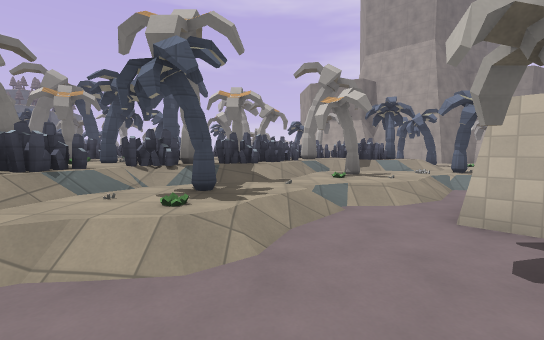
View 1 (above)

24 first-person views from a walk through a Godot game level. The camera is 1.5 m above the floor, tilts 4° down and sees 90° across. The floor is counted in squares, 1.69 m on a side. Each view is taken from the middle of a square. On the plan, view 1 faces up. The plan holds only what a view shows up to about 11 squares ahead; the rest is blank. The place goes on beyond the plan. Characters and animated objects are left out. Some surface patterns are stand-ins.

View 2
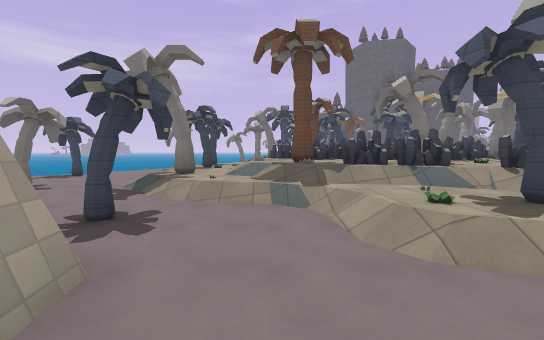

View 3
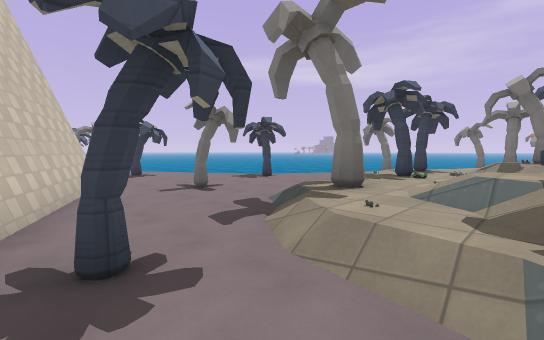

View 4
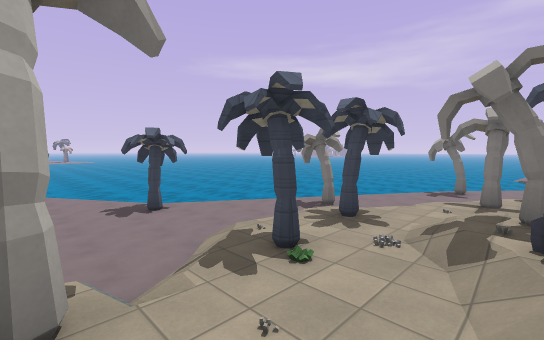

View 5
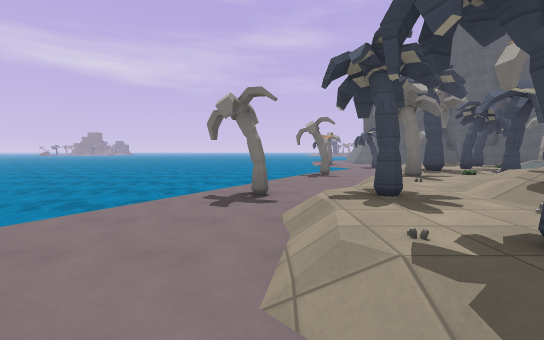

View 6
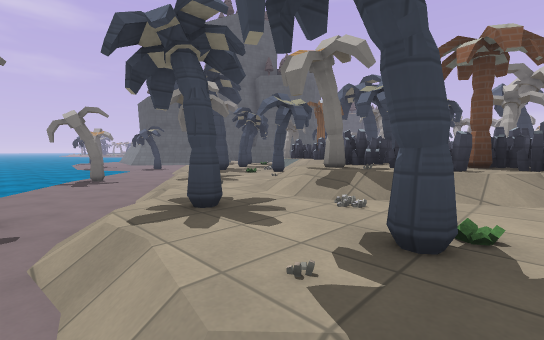

View 7
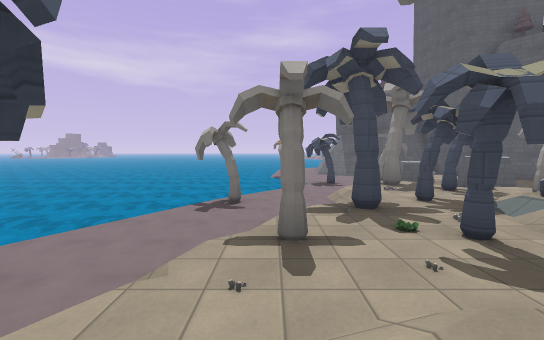

View 8
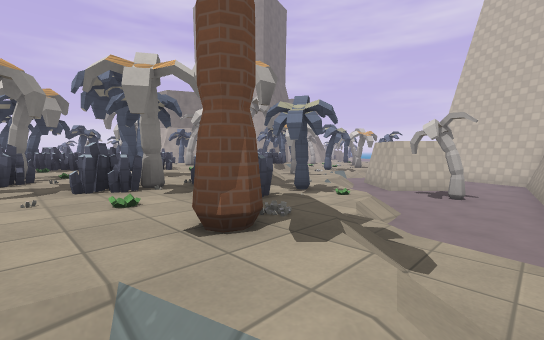

View 9
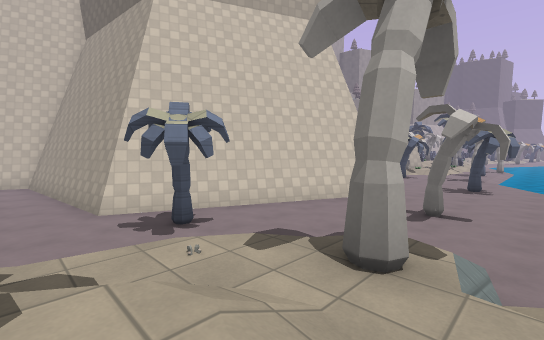

View 10
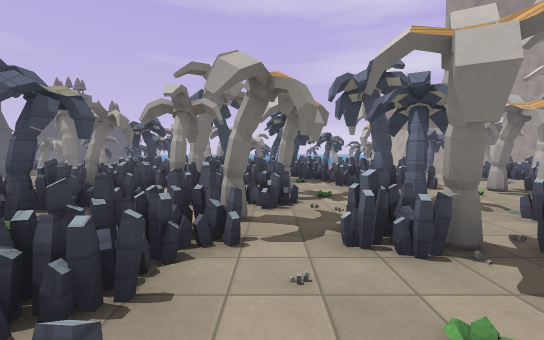

View 11
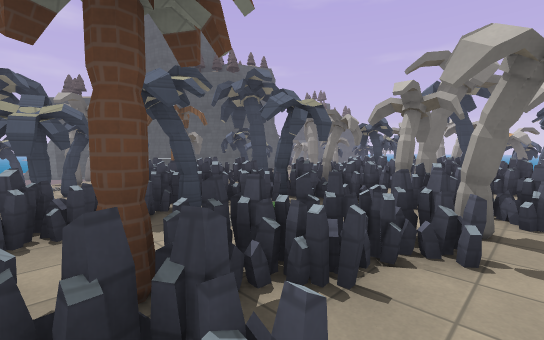

View 12
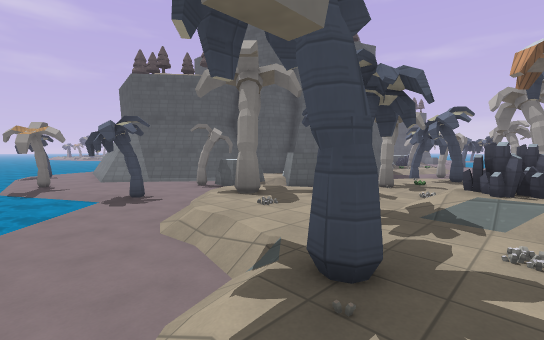

View 13
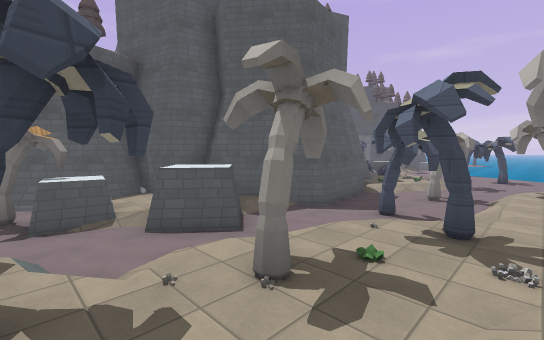

View 14
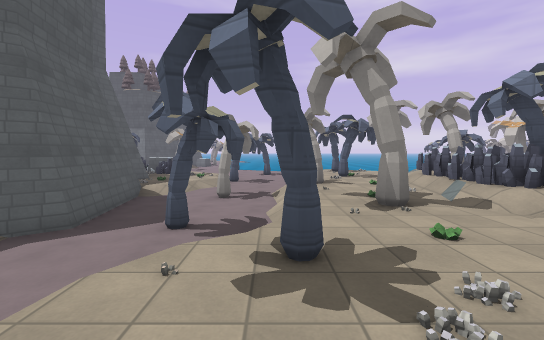

View 15
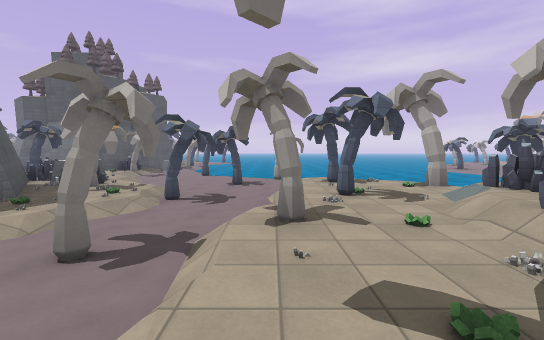

View 16
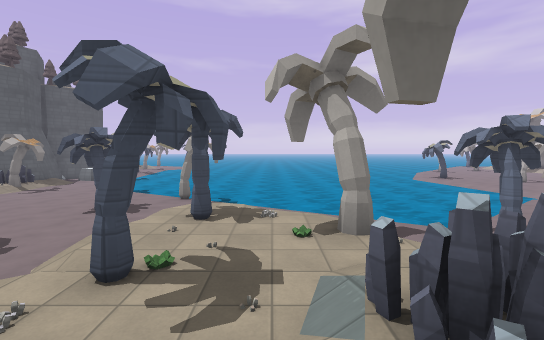

View 17
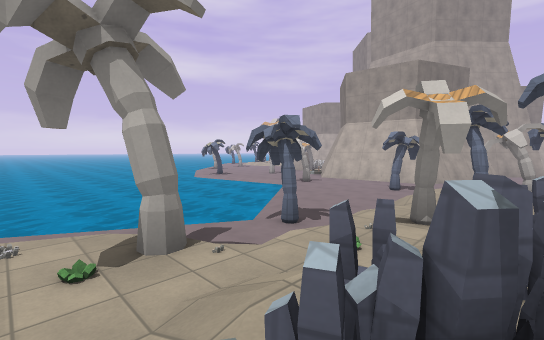

View 18
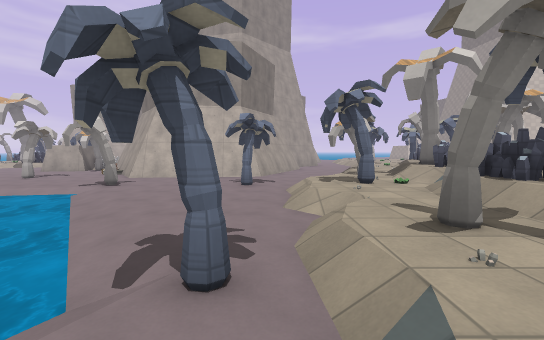

View 19
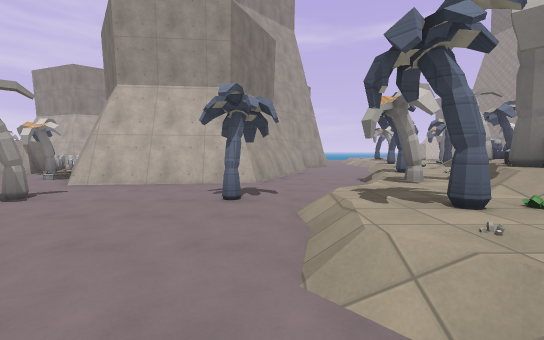

View 20
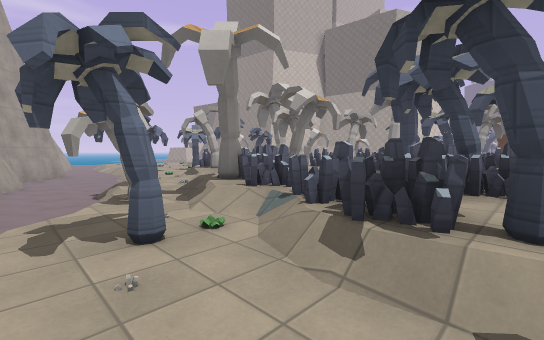

View 21
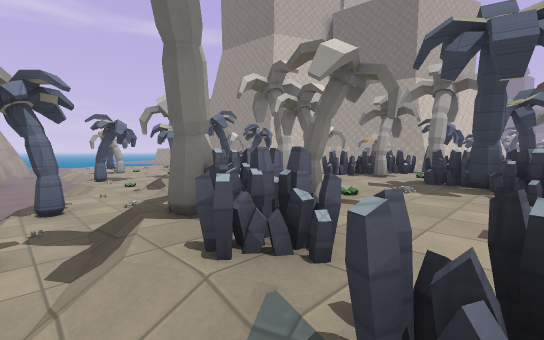

View 22
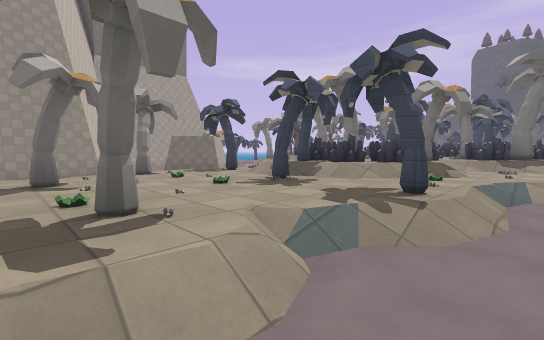

View 23
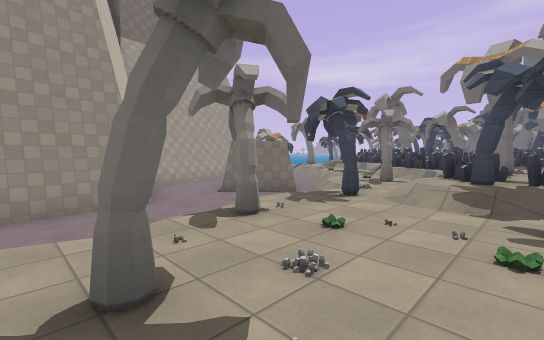

View 24
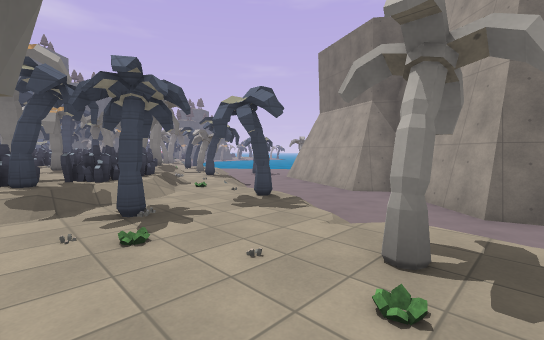

### Floor plan
Key: @ floor where view 1 was taken; # wall or solid block; x gap in a wall; . main floor; : floor 0.5 m higher than the main floor; + floor 1 m higher than the main floor; / step, stairs or slope; = window, fence, low wall or low ledge; ~ water the walk can cross; ≈ water the walk keeps out of; ^ raised ledge; P plant; O other object.
Columns run from 21 left of view 1 to 10 right of it. Each row starts with its distance up from view 1.
 27           ≈≈≈≈       .#.
 26           ≈≈≈≈≈     .....
 25 #... ~≈ ≈≈≈≈≈≈≈≈≈≈~/....O#
 24 #... /~~≈≈≈≈≈≈≈≈≈≈~/...###
 23  ....../~≈≈≈≈≈≈≈≈~~/#.##
 22  /.....#./~≈≈≈≈~~~/...##
 21  :/...#.  /~~≈~~//.....#
 20 #^/ ..../////~~/.......#
 19 #^=//...:#///.#.....#..##
 18 #:/#/#./::P#/...........###
 17 ##:O/..///::/O://:///.....####
 16  #O:/.. /#:///#:::#///.......##
 15   //../#::/=x==#=/P/x/#//.....##
 14   #..#/::P/x ####==x#/:://......
 13   #.../::/=  #  =++=#/::/O:#/.//
 12   #/../:::=# ####++#=+////:::/::
 11  ##/.#/:::/# ###=++O++=#=+/:::#:
 10  #/..//:P/#= =##O=++++==#=/#P:::
  9   #../#:: ##########++#+##/:::::
  8  ### :P// ===#=#====##/////:P:::
  7  =#./#:/##= =#####=#==/#:/#::#/:
  6 #^../::/########=#=##/O:://// /
  5 #.//:#O/#= #=#####=#/::///......
  4 ../:#:://####==+=##/#:/.##.....#
  3 ..//:/#:// # #++P=//P/..###..###
  2 ....///#P:/###=+#////..#.#..##
  1 ~/..../::::/##//+//.........#
  0 ≈~/....//#://::////..@.######
 -1  ≈~~.#...//#::#/#//#.###
 -2 ≈≈≈≈~/....//::////...#
 -3 ≈≈≈≈≈~/...#.//......##
 -4  ≈≈≈≈≈~~/...........#
 -5  ≈≈≈≈≈≈≈~~/.....#..##
 -6  ≈≈≈≈≈≈≈≈~~/.#.....#
 -7  ≈≈≈≈≈≈≈≈≈≈~~......#
 -8  ≈≈≈≈≈≈≈≈≈≈≈≈~.....

Where each view was taken, in squares from view 1:
view 1: 0 up, 0 right, facing up
view 2: 1 up, 2 right, facing left
view 3: 1 up, 1 left, facing down-left
view 4: 1 up, 5 left, facing down-left
view 5: 3 down, 6 left, facing left
view 6: 3 down, 7 left, facing up-left
view 7: 0 up, 9 left, facing left
view 8: 0 up, 6 left, facing up-right
view 9: 1 up, 6 left, facing down-right
view 10: 2 up, 6 left, facing up
view 11: 2 up, 6 left, facing up-left
view 12: 0 up, 13 left, facing up-left
view 13: 5 up, 14 left, facing up-left
view 14: 7 up, 15 left, facing up
view 15: 11 up, 14 left, facing up
view 16: 14 up, 11 left, facing up
view 17: 15 up, 11 left, facing up-right
view 18: 18 up, 9 left, facing right
view 19: 18 up, 6 left, facing right
view 20: 17 up, 6 left, facing down-right
view 21: 15 up, 4 left, facing down-right
view 22: 14 up, 10 right, facing down-left
view 23: 10 up, 10 right, facing down-left
view 24: 9 up, 10 right, facing up-left
